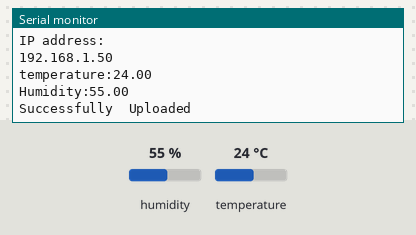
A sketch run on a simulated ESP32. Shown: the last lines printed to the serial monitor. Inputs (shaded band) come from the test bench; at power-on: humidity 55 %, temperature 24 °C. WiFi joins after 1.5 s; servers stay silent unless stated.

Above: at 2.7 s.
2.8 s: humidity set to 22 %
10.5 s: temperature set to 12 °C
At 12.07 s:
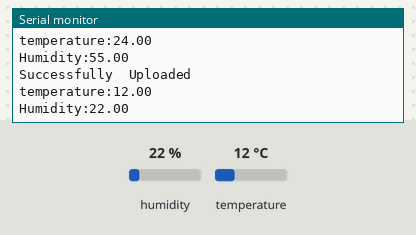
18.2 s: humidity set to 40 %
At 23.0 s:
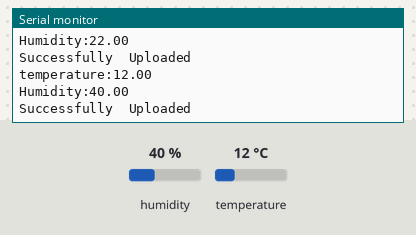

Measured:
- after the input at 10.5 s, the serial monitor: prints a new line after 1.4 s (image 1)
- after the input at 18.2 s, the serial monitor: prints a new line after 4.0 s (image 2)

The sketch:

Temperature_Humidity_Upload.ino
```cpp
#include<ThingSpeak.h>
#include<WiFi.h>
#include "DHT.h"
#define DHTPIN 4 // what pin we're connected to
#define DHTTYPE DHT11// define type of sensor DHT 11
DHT dht (DHTPIN, DHTTYPE);
const char *ssid="Ravi";
const char *password="ravikirandhss";
const char *WriteAPI="WriteAPI";
unsigned long channelId=1222222;///Channel Id
WiFiClient client;
float h,t;
void setup()
{
  Serial.begin(115200);
  dht.begin();
  delay(10);
  ThingSpeak.begin(client);
  Serial.print("Connecting to ");
  Serial.println(ssid);
  WiFi.begin(ssid, password);
  while (WiFi.status() != WL_CONNECTED) {
    delay(500);
    Serial.print(".");
  }
  Serial.println("");
  Serial.println("WiFi connected");
  Serial.println("IP address: ");
  Serial.println(WiFi.localIP());
}
void upload()
{
  ThingSpeak.setField(1,t);
  ThingSpeak.setField(2,h);
  int x=ThingSpeak.writeFields(channelId,WriteAPI);
  if(x==200)
  {
    Serial.println("Successfully  Uploaded");
  }
}
void loop()
{
  h = dht.readHumidity();
  t = dht.readTemperature();
  Serial.print("temperature:");
  Serial.println(t);
  Serial.print("Humidity:");
  Serial.println(h);
  upload();
  delay(10000);
}
```
